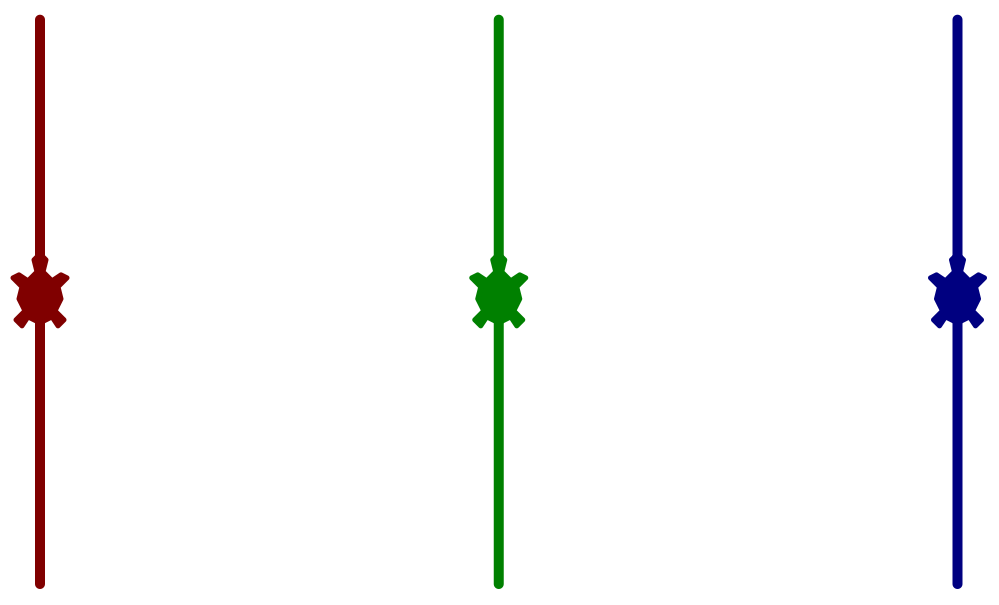

Write the Python code that produced this figure.
from turtle import *
from numpy import array
from canvasvg import *
setworldcoordinates(-1,-0.2,3,1.2)
mix=[0.5,0.5,0.5]
class colorTurtle(Turtle):
      def __init__(self,x):
          Turtle.__init__(self,shape='turtle')
          self.speed(0)
          self.lt(90)
          self.pensize(10)
          self.shapesize(3,3,5)
          self._color=[0,0,0]
          self._color[x]=0.5
          self.color(self._color)
          self.pu()
          self.goto(x,0)
          self.pd()
          self.goto(x,1)
          self.pu()
          self.goto(x,0.5)
          self.ondrag(self.slide)
      def slide(self,x,y):
          #print("entering slide", x, y)
          self.sety(max(0,min(y,1)))
          x=self.xcor()
##          col=array(self.pencolor())
##          col_n=array([1,1,1])-col         
##          bg=array(bgcolor())/255
##          c=map(lambda a,b:a*(col_n)+b*col,bg,y)
          mix[self.xcor()]=self.ycor()
          bgcolor(mix)
          #print(col,col_n,y,bg,c)
          
      
red,green,blue=colorTurtle(0),colorTurtle(1),colorTurtle(2)
bgcolor(mix)
saveall('colorslider.svg',Screen()._canvas)
done()
